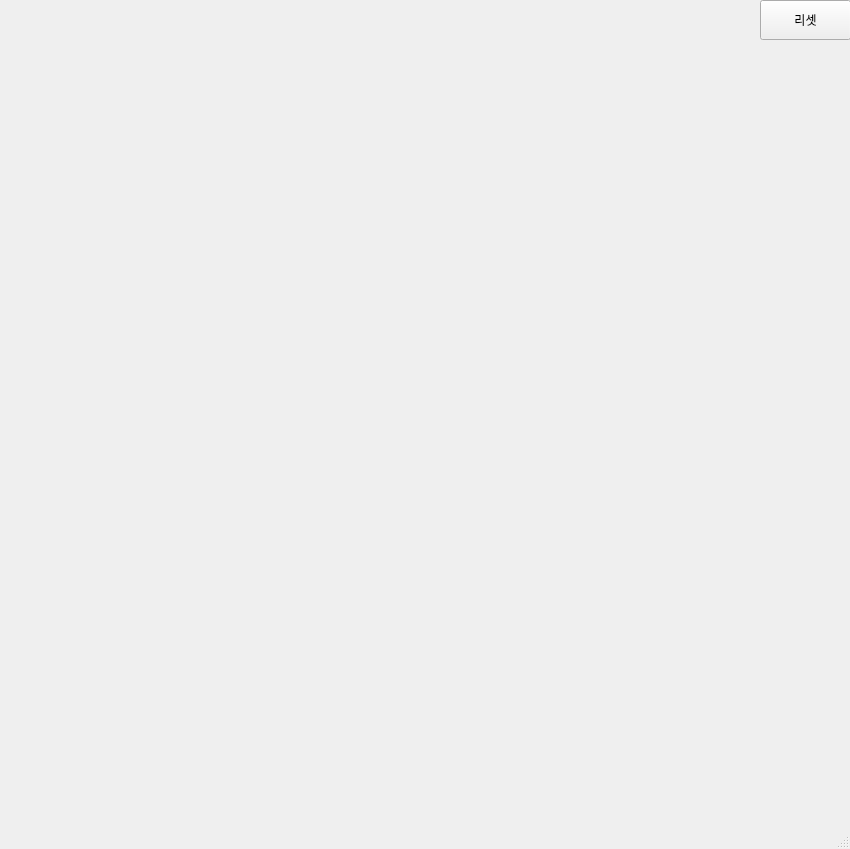
<?xml version="1.0" encoding="UTF-8"?>
<ui version="4.0">
 <class>MainWindow</class>
 <widget class="QMainWindow" name="MainWindow">
  <property name="geometry">
   <rect>
    <x>0</x>
    <y>0</y>
    <width>850</width>
    <height>849</height>
   </rect>
  </property>
  <property name="windowTitle">
   <string>MainWindow</string>
  </property>
  <widget class="QWidget" name="centralwidget">
   <widget class="QPushButton" name="pb">
    <property name="geometry">
     <rect>
      <x>760</x>
      <y>0</y>
      <width>91</width>
      <height>40</height>
     </rect>
    </property>
    <property name="text">
     <string>리셋</string>
    </property>
    <property name="iconSize">
     <size>
      <width>40</width>
      <height>40</height>
     </size>
    </property>
   </widget>
  </widget>
  <widget class="QMenuBar" name="menubar">
   <property name="geometry">
    <rect>
     <x>0</x>
     <y>0</y>
     <width>850</width>
     <height>21</height>
    </rect>
   </property>
  </widget>
  <widget class="QStatusBar" name="statusbar"/>
 </widget>
 <resources/>
 <connections/>
</ui>
